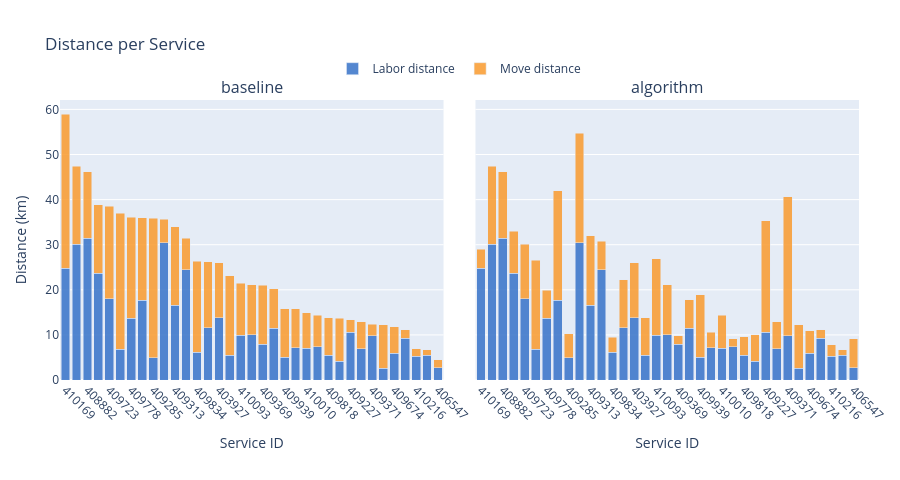

Notebook code cell kept with this figure:
### Markdown cell above
---
## Distance per Service

### Code cell
build_comparison_service_figure(pair, LABEL_A, LABEL_B).show()

### Figure 1 — Plotly figure (JSON) as saved in the notebook; plotly's stock layout.template omitted (floating-point values rounded to 4 significant figures)
{"data": [{"hoverinfo": "text", "hovertext": ["Service 410169<br>Labor: 24.75 km", "Service 409882<br>Labor: 30.09 km", "Service 408882<br>Labor: 31.42 km", "Service 410098<br>Labor: 23.72 km", "Service 409723<br>Labor: 18.06 km", "Service 409855<br>Labor: 6.82 km", "Service 409778<br>Labor: 13.72 km", "Service 409718<br>Labor: 17.63 km", "Service 409285<br>Labor: 4.98 km", "Service 410116<br>Labor: 30.38 km", "Service 409313<br>Labor: 16.61 km", "Service 409099<br>Labor: 24.47 km", "Service 409834<br>Labor: 6.20 km", "Service 407515<br>Labor: 11.57 km", "Service 403927<br>Labor: 13.83 km", "Service 405655<br>Labor: 5.50 km", "Service 410093<br>Labor: 9.91 km", "Service 410153<br>Labor: 10.07 km", "Service 409369<br>Labor: 7.89 km", "Service 410003<br>Labor: 11.45 km", "Service 409939<br>Labor: 5.10 km", "Service 408895<br>Labor: 7.11 km", "Service 410010<br>Labor: 7.08 km", "Service 410167<br>Labor: 7.41 km", "Service 409818<br>Labor: 5.45 km", "Service 409443<br>Labor: 4.14 km", "Service 409227<br>Labor: 10.61 km", "Service 409246<br>Labor: 6.88 km", "Service 409371<br>Labor: 9.86 km", "Service 408842<br>Labor: 2.65 km", "Service 409674<br>Labor: 5.96 km", "Service 406211<br>Labor: 9.31 km", "Service 410216<br>Labor: 5.23 km", "Service 409292<br>Labor: 5.48 km", "Service 406547<br>Labor: 2.67 km"], "legendgroup": "labor_dist", "marker": {"color": "rgba(55, 115, 200, 0.85)"}, "name": "Labor distance", "showlegend": true, "type": "bar", "x": ["410169", "409882", "408882", "410098", "409723", "409855", "409778", "409718", "409285", "410116", "409313", "409099", "409834", "407515", "403927", "405655", "410093", "410153", "409369", "410003", "409939", "408895", "410010", "410167", "409818", "409443", "409227", "409246", "409371", "408842", "409674", "406211", "410216", "409292", "406547"], "xaxis": "x", "y": [24.75, 30.09, 31.42, 23.72, 18.06, 6.82, 13.72, 17.63, 4.98, 30.38, 16.61, 24.47, 6.2, 11.57, 13.83, 5.5, 9.91, 10.07, 7.89, 11.45, 5.1, 7.11, 7.08, 7.41, 5.45, 4.14, 10.61, 6.88, 9.86, 2.65, 5.96, 9.31, 5.23, 5.48, 2.67], "yaxis": "y"}, {"hoverinfo": "text", "hovertext": ["Service 410169<br>Move: 34.23 km", "Service 409882<br>Move: 17.26 km", "Service 408882<br>Move: 14.75 km", "Service 410098<br>Move: 15.16 km", "Service 409723<br>Move: 20.43 km", "Service 409855<br>Move: 30.16 km", "Service 409778<br>Move: 22.42 km", "Service 409718<br>Move: 18.37 km", "Service 409285<br>Move: 30.88 km", "Service 410116<br>Move: 5.28 km", "Service 409313<br>Move: 17.41 km", "Service 409099<br>Move: 6.92 km", "Service 409834<br>Move: 20.13 km", "Service 407515<br>Move: 14.67 km", "Service 403927<br>Move: 12.17 km", "Service 405655<br>Move: 17.66 km", "Service 410093<br>Move: 11.58 km", "Service 410153<br>Move: 11.08 km", "Service 409369<br>Move: 13.12 km", "Service 410003<br>Move: 8.74 km", "Service 409939<br>Move: 10.74 km", "Service 408895<br>Move: 8.69 km", "Service 410010<br>Move: 7.83 km", "Service 410167<br>Move: 6.94 km", "Service 409818<br>Move: 8.36 km", "Service 409443<br>Move: 9.50 km", "Service 409227<br>Move: 2.72 km", "Service 409246<br>Move: 6.09 km", "Service 409371<br>Move: 2.46 km", "Service 408842<br>Move: 9.60 km", "Service 409674<br>Move: 5.90 km", "Service 406211<br>Move: 1.88 km", "Service 410216<br>Move: 1.73 km", "Service 409292<br>Move: 1.21 km", "Service 406547<br>Move: 1.80 km"], "legendgroup": "move_dist", "marker": {"color": "rgba(250, 155, 45, 0.85)"}, "name": "Move distance", "showlegend": true, "type": "bar", "x": ["410169", "409882", "408882", "410098", "409723", "409855", "409778", "409718", "409285", "410116", "409313", "409099", "409834", "407515", "403927", "405655", "410093", "410153", "409369", "410003", "409939", "408895", "410010", "410167", "409818", "409443", "409227", "409246", "409371", "408842", "409674", "406211", "410216", "409292", "406547"], "xaxis": "x", "y": [34.23, 17.26, 14.75, 15.16, 20.43, 30.16, 22.42, 18.37, 30.88, 5.28, 17.41, 6.92, 20.13, 14.67, 12.17, 17.66, 11.58, 11.08, 13.12, 8.74, 10.74, 8.69, 7.83, 6.94, 8.36, 9.5, 2.72, 6.09, 2.46, 9.6, 5.9, 1.88, 1.73, 1.21, 1.8], "yaxis": "y"}, {"hoverinfo": "text", "hovertext": ["Service 410169<br>Labor: 24.75 km", "Service 409882<br>Labor: 30.09 km", "Service 408882<br>Labor: 31.42 km", "Service 410098<br>Labor: 23.72 km", "Service 409723<br>Labor: 18.06 km", "Service 409855<br>Labor: 6.82 km", "Service 409778<br>Labor: 13.72 km", "Service 409718<br>Labor: 17.63 km", "Service 409285<br>Labor: 4.98 km", "Service 410116<br>Labor: 30.38 km", "Service 409313<br>Labor: 16.61 km", "Service 409099<br>Labor: 24.47 km", "Service 409834<br>Labor: 6.20 km", "Service 407515<br>Labor: 11.57 km", "Service 403927<br>Labor: 13.83 km", "Service 405655<br>Labor: 5.50 km", "Service 410093<br>Labor: 9.91 km", "Service 410153<br>Labor: 10.07 km", "Service 409369<br>Labor: 7.89 km", "Service 410003<br>Labor: 11.45 km", "Service 409939<br>Labor: 5.10 km", "Service 408895<br>Labor: 7.11 km", "Service 410010<br>Labor: 7.08 km", "Service 410167<br>Labor: 7.41 km", "Service 409818<br>Labor: 5.45 km", "Service 409443<br>Labor: 4.14 km", "Service 409227<br>Labor: 10.61 km", "Service 409246<br>Labor: 6.88 km", "Service 409371<br>Labor: 9.86 km", "Service 408842<br>Labor: 2.65 km", "Service 409674<br>Labor: 5.96 km", "Service 406211<br>Labor: 9.31 km", "Service 410216<br>Labor: 5.23 km", "Service 409292<br>Labor: 5.48 km", "Service 406547<br>Labor: 2.67 km"], "legendgroup": "labor_dist", "marker": {"color": "rgba(55, 115, 200, 0.85)"}, "name": "Labor distance", "showlegend": false, "type": "bar", "x": ["410169", "409882", "408882", "410098", "409723", "409855", "409778", "409718", "409285", "410116", "409313", "409099", "409834", "407515", "403927", "405655", "410093", "410153", "409369", "410003", "409939", "408895", "410010", "410167", "409818", "409443", "409227", "409246", "409371", "408842", "409674", "406211", "410216", "409292", "406547"], "xaxis": "x2", "y": [24.75, 30.09, 31.42, 23.72, 18.06, 6.82, 13.72, 17.63, 4.98, 30.38, 16.61, 24.47, 6.2, 11.57, 13.83, 5.5, 9.91, 10.07, 7.89, 11.45, 5.1, 7.11, 7.08, 7.41, 5.45, 4.14, 10.61, 6.88, 9.86, 2.65, 5.96, 9.31, 5.23, 5.48, 2.67], "yaxis": "y2"}, {"hoverinfo": "text", "hovertext": ["Service 410169<br>Move: 4.20 km", "Service 409882<br>Move: 17.26 km", "Service 408882<br>Move: 14.75 km", "Service 410098<br>Move: 9.28 km", "Service 409723<br>Move: 12.02 km", "Service 409855<br>Move: 19.69 km", "Service 409778<br>Move: 6.19 km", "Service 409718<br>Move: 24.37 km", "Service 409285<br>Move: 5.32 km", "Service 410116<br>Move: 24.34 km", "Service 409313<br>Move: 15.33 km", "Service 409099<br>Move: 6.29 km", "Service 409834<br>Move: 3.33 km", "Service 407515<br>Move: 10.63 km", "Service 403927<br>Move: 12.17 km", "Service 405655<br>Move: 8.26 km", "Service 410093<br>Move: 16.94 km", "Service 410153<br>Move: 11.08 km", "Service 409369<br>Move: 1.90 km", "Service 410003<br>Move: 6.36 km", "Service 409939<br>Move: 13.81 km", "Service 408895<br>Move: 3.48 km", "Service 410010<br>Move: 7.32 km", "Service 410167<br>Move: 1.79 km", "Service 409818<br>Move: 4.09 km", "Service 409443<br>Move: 5.85 km", "Service 409227<br>Move: 24.67 km", "Service 409246<br>Move: 6.09 km", "Service 409371<br>Move: 30.78 km", "Service 408842<br>Move: 9.60 km", "Service 409674<br>Move: 4.93 km", "Service 406211<br>Move: 1.88 km", "Service 410216<br>Move: 2.55 km", "Service 409292<br>Move: 1.21 km", "Service 406547<br>Move: 6.46 km"], "legendgroup": "move_dist", "marker": {"color": "rgba(250, 155, 45, 0.85)"}, "name": "Move distance", "showlegend": false, "type": "bar", "x": ["410169", "409882", "408882", "410098", "409723", "409855", "409778", "409718", "409285", "410116", "409313", "409099", "409834", "407515", "403927", "405655", "410093", "410153", "409369", "410003", "409939", "408895", "410010", "410167", "409818", "409443", "409227", "409246", "409371", "408842", "409674", "406211", "410216", "409292", "406547"], "xaxis": "x2", "y": [4.2, 17.26, 14.75, 9.28, 12.02, 19.69, 6.19, 24.37, 5.32, 24.34, 15.33, 6.29, 3.33, 10.63, 12.17, 8.26, 16.94, 11.08, 1.9, 6.36, 13.81, 3.48, 7.32, 1.79, 4.09, 5.85, 24.67, 6.09, 30.78, 9.6, 4.93, 1.88, 2.55, 1.21, 6.46], "yaxis": "y2"}], "layout": {"annotations": [{"font": {"size": 16}, "showarrow": false, "text": "baseline", "x": 0.24, "xanchor": "center", "xref": "paper", "y": 1, "yanchor": "bottom", "yref": "paper"}, {"font": {"size": 16}, "showarrow": false, "text": "algorithm", "x": 0.76, "xanchor": "center", "xref": "paper", "y": 1, "yanchor": "bottom", "yref": "paper"}], "barmode": "stack", "height": 480, "hovermode": "x", "legend": {"orientation": "h", "x": 0.5, "xanchor": "center", "y": 1.06, "yanchor": "bottom"}, "margin": {"b": 100, "l": 60, "r": 20, "t": 100}, "title": {"text": "Distance per Service"}, "xaxis": {"anchor": "y", "domain": [0, 0.48], "tickangle": 45, "title": {"text": "Service ID"}}, "xaxis2": {"anchor": "y2", "domain": [0.52, 1], "tickangle": 45, "title": {"text": "Service ID"}}, "yaxis": {"anchor": "x", "domain": [0, 1], "title": {"text": "Distance (km)"}}, "yaxis2": {"anchor": "x2", "domain": [0, 1], "matches": "y", "showticklabels": false}}}
